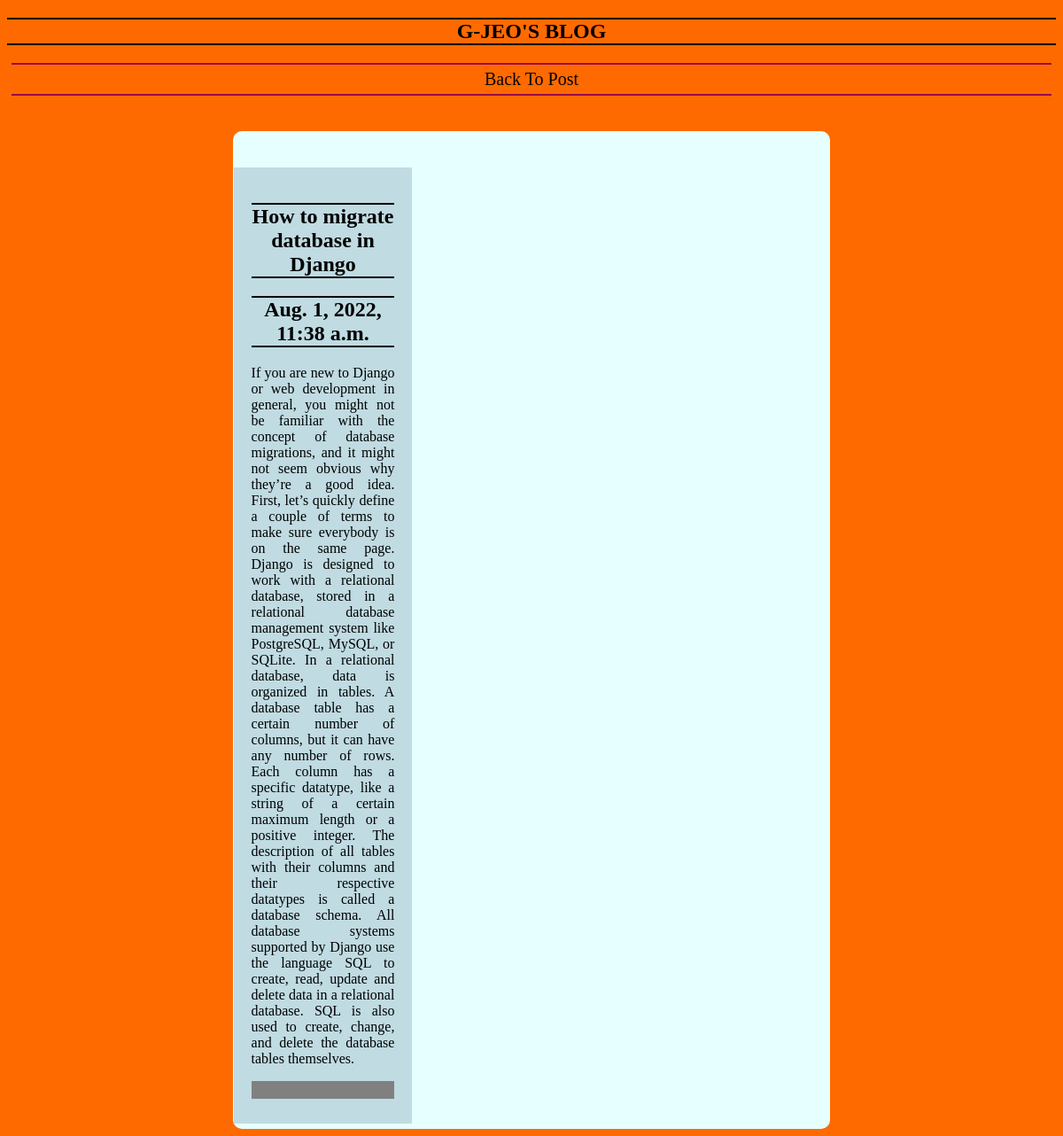
Screenshot of /post/2 with the database file from the repository.
### postapp/models.py (models this page shows)
class Post(models.Model):
    title = models.CharField(max_length=100)
    body = models.CharField(max_length=1000000)
    create_at = models.DateTimeField(default=datetime.now, blank=True)

### postapp/views.py (the view)
# urls.py: path('post/<int:pk>', views.post, name='post')
def post(request,pk):
    posts = Post.objects.get(id=pk)
    return render(request, 'post.html',{'posts': posts})

### templates/post.html (shortened to what this page needs)
{% load static %}
<!doctype html>
<html>
<head>
    <link rel="stylesheet" href="{% static 'css/style.css' %}" />
</head>
<body>
   <CENTER><h2>G-JEO'S BLOG</h2>
      <a href="/index"  style="text-decoration:none;color:black">Back To Post</a>
    <div class="call-out-container" style="background-color:#e6ffff;border-radius:10px;width:57%;height:auto;text-align:justify">
       <div class="call-out-container" style="padding:1px">
             <div class="call-out">
             <h2>{{posts.title}}</h2>
             <h2>{{posts.create_at}}</h2>
             <p>{{posts.body}}</p><hr style="border:10px solid gray">
             </div>
    </div>
</CENTER>
</body>
</html>

### static/css/style.css (style rules this page uses)
body { background:#ff6a00; }
h2 { text-align: center; font-family: 'Adobe Caslon Pro'; border-bottom: 2px solid black; border-top: 2px solid black; }
.nave-container, li, nav, ul, a { max-width: 1400px; display: flex; flex-direction: row; margin: 5px; padding: 5px; justify-content: center; align-items: center; justify-content: space-around; flex-direction: row; text-decoration: none; color: white; font-size: 20px; }
li, nav, ul, a { border-bottom: 2px solid #990b47; border-top: 2px solid #990b47; }
.call-out-container { max-width: 1400px; margin: 40px auto 0 auto; }
.call-out { padding: 20px; margin-bottom: 5px; box-sizing: border-box; flex-basis: 30%; }
.call-out:nth-last-child(1) { background-color:#c0dbe2; }
@media (min-width:900px) { .call-out-container { display: flex; justify-content: space-between; } }

### rows the page displays
Post: title "How to migrate database in Django", create_at "Aug. 1, 2022, 11:38 a.m.", body "If you are new to Django or web development in general, you might not be familiar with the concept of database migrations, and it might not seem obvious why they’re a good idea. First, let’s quickly define a couple of terms to make sure everybody is on the same page. Django is designed to work with a relational database, stored in a relational database management system like PostgreSQL, MySQL, or SQLite. In a relational database, data is organized in tables. A database table has a certain number of columns, but it can have any number of rows. Each column has a specific datatype, like a string of a certain maximum length or a positive integer. The description of all tables with their columns…"
